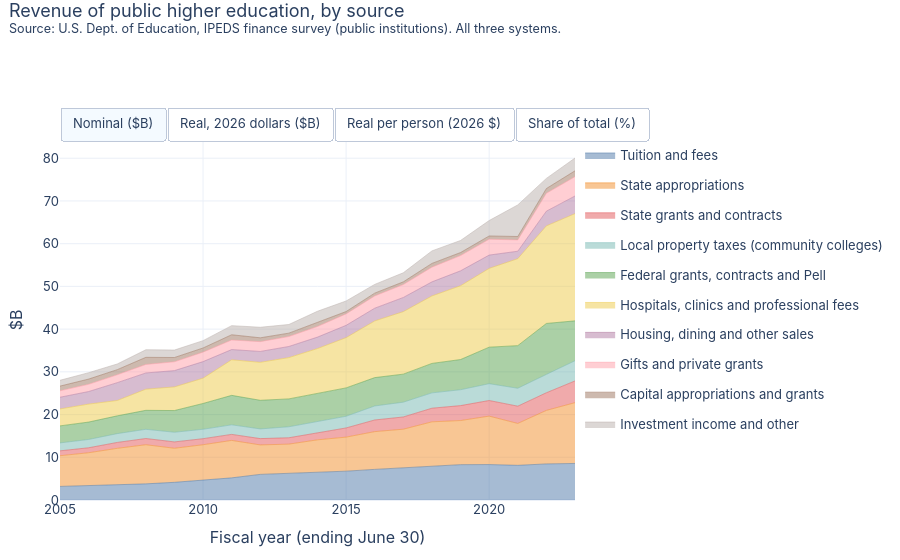

The notebook cell saved with this chart:
### Markdown cell above
## Who pays
Revenue by source, all three systems together. 'State appropriations' is the general-fund money the Legislature gives the systems; 'Local property taxes' is community colleges' share of local property tax; 'State grants' includes Cal Grants for students.

### Code cell
stacked_area_toggle(add_views(ALL(rev.groupby(["fy", "source"], as_index=False).amount_k.sum())), "source", "Revenue of public higher education, by source",
                    HE + ". All three systems.", order=REVENUE_ORDER).show()

### Figure 1 — Plotly figure (JSON) as saved in the notebook; plotly's stock layout.template omitted (floating-point values rounded to 4 significant figures)
{"data": [{"hovertemplate": "%{y:,.1f}", "legendgroup": "Tuition and fees", "line": {"color": "#4e79a7", "width": 0.5}, "mode": "lines", "name": "Tuition and fees", "showlegend": true, "stackgroup": "one", "type": "scatter", "visible": true, "x": [2005, 2006, 2007, 2008, 2009, 2010, 2011, 2012, 2013, 2014, 2015, 2016, 2017, 2018, 2019, 2020, 2021, 2022, 2023], "y": [3.179, 3.363, 3.475, 3.776, 4.139, 4.687, 5.179, 5.994, 6.242, 6.495, 6.75, 7.164, 7.531, 7.93, 8.27, 8.293, 8.114, 8.446, 8.558]}, {"hovertemplate": "%{y:,.1f}", "legendgroup": "State appropriations", "line": {"color": "#f28e2b", "width": 0.5}, "mode": "lines", "name": "State appropriations", "showlegend": true, "stackgroup": "one", "type": "scatter", "visible": true, "x": [2005, 2006, 2007, 2008, 2009, 2010, 2011, 2012, 2013, 2014, 2015, 2016, 2017, 2018, 2019, 2020, 2021, 2022, 2023], "y": [7.187, 7.698, 8.618, 9.163, 7.97, 8.248, 8.77, 6.898, 6.833, 7.587, 7.971, 8.837, 9.043, 10.37, 10.33, 11.34, 9.808, 12.53, 14.23]}, {"hovertemplate": "%{y:,.1f}", "legendgroup": "State grants and contracts", "line": {"color": "#e15759", "width": 0.5}, "mode": "lines", "name": "State grants and contracts", "showlegend": true, "stackgroup": "one", "type": "scatter", "visible": true, "x": [2005, 2006, 2007, 2008, 2009, 2010, 2011, 2012, 2013, 2014, 2015, 2016, 2017, 2018, 2019, 2020, 2021, 2022, 2023], "y": [1.142, 1.165, 1.382, 1.458, 1.487, 1.415, 1.409, 1.48, 1.497, 1.709, 2.145, 2.732, 2.865, 3.186, 3.493, 3.662, 4.039, 4.128, 5.083]}, {"hovertemplate": "%{y:,.1f}", "legendgroup": "Local property taxes (community colleges)", "line": {"color": "#76b7b2", "width": 0.5}, "mode": "lines", "name": "Local property taxes (community colleges)", "showlegend": true, "stackgroup": "one", "type": "scatter", "visible": true, "x": [2005, 2006, 2007, 2008, 2009, 2010, 2011, 2012, 2013, 2014, 2015, 2016, 2017, 2018, 2019, 2020, 2021, 2022, 2023], "y": [1.856, 1.941, 2.061, 2.152, 2.26, 2.203, 2.238, 2.268, 2.567, 2.621, 2.735, 3.277, 3.46, 3.592, 3.715, 3.932, 4.196, 4.293, 4.731]}, {"hovertemplate": "%{y:,.1f}", "legendgroup": "Federal grants, contracts and Pell", "line": {"color": "#59a14f", "width": 0.5}, "mode": "lines", "name": "Federal grants, contracts and Pell", "showlegend": true, "stackgroup": "one", "type": "scatter", "visible": true, "x": [2005, 2006, 2007, 2008, 2009, 2010, 2011, 2012, 2013, 2014, 2015, 2016, 2017, 2018, 2019, 2020, 2021, 2022, 2023], "y": [3.984, 4.076, 4.163, 4.44, 5.082, 6.043, 6.895, 6.698, 6.531, 6.557, 6.643, 6.638, 6.563, 6.892, 7.07, 8.55, 9.977, 11.93, 9.336]}, {"hovertemplate": "%{y:,.1f}", "legendgroup": "Hospitals, clinics and professional fees", "line": {"color": "#edc948", "width": 0.5}, "mode": "lines", "name": "Hospitals, clinics and professional fees", "showlegend": true, "stackgroup": "one", "type": "scatter", "visible": true, "x": [2005, 2006, 2007, 2008, 2009, 2010, 2011, 2012, 2013, 2014, 2015, 2016, 2017, 2018, 2019, 2020, 2021, 2022, 2023], "y": [3.963, 4.206, 3.591, 4.953, 5.535, 5.914, 8.328, 8.889, 9.664, 10.48, 11.76, 13.26, 14.63, 15.79, 17.27, 18.44, 20.35, 22.84, 25.1]}, {"hovertemplate": "%{y:,.1f}", "legendgroup": "Housing, dining and other sales", "line": {"color": "#b07aa1", "width": 0.5}, "mode": "lines", "name": "Housing, dining and other sales", "showlegend": true, "stackgroup": "one", "type": "scatter", "visible": true, "x": [2005, 2006, 2007, 2008, 2009, 2010, 2011, 2012, 2013, 2014, 2015, 2016, 2017, 2018, 2019, 2020, 2021, 2022, 2023], "y": [2.744, 2.94, 4.178, 3.795, 3.817, 3.885, 2.397, 2.545, 2.601, 2.679, 2.881, 2.987, 3.319, 3.297, 3.494, 3.113, 1.744, 3.444, 4.134]}, {"hovertemplate": "%{y:,.1f}", "legendgroup": "Gifts and private grants", "line": {"color": "#ff9da7", "width": 0.5}, "mode": "lines", "name": "Gifts and private grants", "showlegend": true, "stackgroup": "one", "type": "scatter", "visible": true, "x": [2005, 2006, 2007, 2008, 2009, 2010, 2011, 2012, 2013, 2014, 2015, 2016, 2017, 2018, 2019, 2020, 2021, 2022, 2023], "y": [1.504, 1.687, 1.837, 1.991, 2.058, 2.215, 2.236, 2.294, 2.323, 2.48, 2.679, 2.865, 3.013, 3.442, 3.563, 3.718, 2.644, 4.185, 4.522]}, {"hovertemplate": "%{y:,.1f}", "legendgroup": "Capital appropriations and grants", "line": {"color": "#9c755f", "width": 0.5}, "mode": "lines", "name": "Capital appropriations and grants", "showlegend": true, "stackgroup": "one", "type": "scatter", "visible": true, "x": [2005, 2006, 2007, 2008, 2009, 2010, 2011, 2012, 2013, 2014, 2015, 2016, 2017, 2018, 2019, 2020, 2021, 2022, 2023], "y": [1.103, 1.228, 1.201, 1.667, 1.005, 0.9769, 1.229, 0.9003, 0.7976, 1.032, 0.5487, 0.6566, 0.6468, 0.8788, 0.7174, 0.7585, 0.8049, 1.113, 1.371]}, {"hovertemplate": "%{y:,.1f}", "legendgroup": "Investment income and other", "line": {"color": "#bab0ac", "width": 0.5}, "mode": "lines", "name": "Investment income and other", "showlegend": true, "stackgroup": "one", "type": "scatter", "visible": true, "x": [2005, 2006, 2007, 2008, 2009, 2010, 2011, 2012, 2013, 2014, 2015, 2016, 2017, 2018, 2019, 2020, 2021, 2022, 2023], "y": [1.361, 1.5, 1.336, 1.778, 1.749, 1.717, 2.133, 2.467, 2.03, 2.545, 2.474, 2.049, 2.127, 2.932, 2.828, 3.615, 7.393, 2.378, 2.998]}, {"hovertemplate": "%{y:,.1f}", "legendgroup": "Tuition and fees", "line": {"color": "#4e79a7", "width": 0.5}, "mode": "lines", "name": "Tuition and fees", "showlegend": false, "stackgroup": "one", "type": "scatter", "visible": false, "x": [2005, 2006, 2007, 2008, 2009, 2010, 2011, 2012, 2013, 2014, 2015, 2016, 2017, 2018, 2019, 2020, 2021, 2022, 2023], "y": [5.434, 5.539, 5.578, 5.844, 6.318, 7.085, 7.677, 8.631, 8.838, 9.056, 9.345, 9.853, 10.17, 10.47, 10.7, 10.56, 10.1, 9.812, 9.357]}, {"hovertemplate": "%{y:,.1f}", "legendgroup": "State appropriations", "line": {"color": "#f28e2b", "width": 0.5}, "mode": "lines", "name": "State appropriations", "showlegend": false, "stackgroup": "one", "type": "scatter", "visible": false, "x": [2005, 2006, 2007, 2008, 2009, 2010, 2011, 2012, 2013, 2014, 2015, 2016, 2017, 2018, 2019, 2020, 2021, 2022, 2023], "y": [12.28, 12.68, 13.83, 14.18, 12.17, 12.47, 13.0, 9.933, 9.675, 10.58, 11.03, 12.15, 12.21, 13.69, 13.37, 14.44, 12.21, 14.55, 15.56]}, {"hovertemplate": "%{y:,.1f}", "legendgroup": "State grants and contracts", "line": {"color": "#e15759", "width": 0.5}, "mode": "lines", "name": "State grants and contracts", "showlegend": false, "stackgroup": "one", "type": "scatter", "visible": false, "x": [2005, 2006, 2007, 2008, 2009, 2010, 2011, 2012, 2013, 2014, 2015, 2016, 2017, 2018, 2019, 2020, 2021, 2022, 2023], "y": [1.951, 1.919, 2.219, 2.256, 2.269, 2.14, 2.088, 2.131, 2.12, 2.383, 2.969, 3.757, 3.868, 4.208, 4.52, 4.663, 5.029, 4.796, 5.557]}, {"hovertemplate": "%{y:,.1f}", "legendgroup": "Local property taxes (community colleges)", "line": {"color": "#76b7b2", "width": 0.5}, "mode": "lines", "name": "Local property taxes (community colleges)", "showlegend": false, "stackgroup": "one", "type": "scatter", "visible": false, "x": [2005, 2006, 2007, 2008, 2009, 2010, 2011, 2012, 2013, 2014, 2015, 2016, 2017, 2018, 2019, 2020, 2021, 2022, 2023], "y": [3.173, 3.196, 3.308, 3.33, 3.45, 3.33, 3.317, 3.265, 3.635, 3.654, 3.786, 4.507, 4.671, 4.743, 4.807, 5.007, 5.225, 4.987, 5.173]}, {"hovertemplate": "%{y:,.1f}", "legendgroup": "Federal grants, contracts and Pell", "line": {"color": "#59a14f", "width": 0.5}, "mode": "lines", "name": "Federal grants, contracts and Pell", "showlegend": false, "stackgroup": "one", "type": "scatter", "visible": false, "x": [2005, 2006, 2007, 2008, 2009, 2010, 2011, 2012, 2013, 2014, 2015, 2016, 2017, 2018, 2019, 2020, 2021, 2022, 2023], "y": [6.809, 6.712, 6.682, 6.873, 7.757, 9.135, 10.22, 9.644, 9.248, 9.143, 9.196, 9.129, 8.861, 9.101, 9.147, 10.89, 12.42, 13.86, 10.21]}, {"hovertemplate": "%{y:,.1f}", "legendgroup": "Hospitals, clinics and professional fees", "line": {"color": "#edc948", "width": 0.5}, "mode": "lines", "name": "Hospitals, clinics and professional fees", "showlegend": false, "stackgroup": "one", "type": "scatter", "visible": false, "x": [2005, 2006, 2007, 2008, 2009, 2010, 2011, 2012, 2013, 2014, 2015, 2016, 2017, 2018, 2019, 2020, 2021, 2022, 2023], "y": [6.773, 6.926, 5.765, 7.666, 8.449, 8.939, 12.34, 12.8, 13.68, 14.62, 16.28, 18.24, 19.75, 20.85, 22.34, 23.49, 25.34, 26.53, 27.44]}, {"hovertemplate": "%{y:,.1f}", "legendgroup": "Housing, dining and other sales", "line": {"color": "#b07aa1", "width": 0.5}, "mode": "lines", "name": "Housing, dining and other sales", "showlegend": false, "stackgroup": "one", "type": "scatter", "visible": false, "x": [2005, 2006, 2007, 2008, 2009, 2010, 2011, 2012, 2013, 2014, 2015, 2016, 2017, 2018, 2019, 2020, 2021, 2022, 2023], "y": [4.689, 4.842, 6.707, 5.874, 5.827, 5.872, 3.553, 3.664, 3.684, 3.735, 3.988, 4.108, 4.481, 4.354, 4.52, 3.965, 2.171, 4.001, 4.52]}, {"hovertemplate": "%{y:,.1f}", "legendgroup": "Gifts and private grants", "line": {"color": "#ff9da7", "width": 0.5}, "mode": "lines", "name": "Gifts and private grants", "showlegend": false, "stackgroup": "one", "type": "scatter", "visible": false, "x": [2005, 2006, 2007, 2008, 2009, 2010, 2011, 2012, 2013, 2014, 2015, 2016, 2017, 2018, 2019, 2020, 2021, 2022, 2023], "y": [2.57, 2.778, 2.948, 3.082, 3.142, 3.349, 3.315, 3.304, 3.29, 3.457, 3.708, 3.94, 4.068, 4.545, 4.61, 4.735, 3.292, 4.862, 4.944]}, {"hovertemplate": "%{y:,.1f}", "legendgroup": "Capital appropriations and grants", "line": {"color": "#9c755f", "width": 0.5}, "mode": "lines", "name": "Capital appropriations and grants", "showlegend": false, "stackgroup": "one", "type": "scatter", "visible": false, "x": [2005, 2006, 2007, 2008, 2009, 2010, 2011, 2012, 2013, 2014, 2015, 2016, 2017, 2018, 2019, 2020, 2021, 2022, 2023], "y": [1.886, 2.022, 1.929, 2.581, 1.534, 1.477, 1.821, 1.296, 1.129, 1.439, 0.7596, 0.903, 0.8732, 1.16, 0.9281, 0.9659, 1.002, 1.293, 1.499]}, {"hovertemplate": "%{y:,.1f}", "legendgroup": "Investment income and other", "line": {"color": "#bab0ac", "width": 0.5}, "mode": "lines", "name": "Investment income and other", "showlegend": false, "stackgroup": "one", "type": "scatter", "visible": false, "x": [2005, 2006, 2007, 2008, 2009, 2010, 2011, 2012, 2013, 2014, 2015, 2016, 2017, 2018, 2019, 2020, 2021, 2022, 2023], "y": [2.327, 2.471, 2.144, 2.752, 2.669, 2.595, 3.161, 3.553, 2.875, 3.548, 3.424, 2.818, 2.871, 3.871, 3.658, 4.604, 9.204, 2.763, 3.278]}, {"hovertemplate": "%{y:,.0f}", "legendgroup": "Tuition and fees", "line": {"color": "#4e79a7", "width": 0.5}, "mode": "lines", "name": "Tuition and fees", "showlegend": false, "stackgroup": "one", "type": "scatter", "visible": false, "x": [2005, 2006, 2007, 2008, 2009, 2010, 2011, 2012, 2013, 2014, 2015, 2016, 2017, 2018, 2019, 2020, 2021, 2022, 2023], "y": [152.2, 154.2, 154.4, 160.4, 171.8, 190.8, 204.8, 228.4, 232.0, 235.7, 241.2, 252.5, 259.1, 265.9, 271.3, 267.5, 256.8, 250.7, 239.0]}, {"hovertemplate": "%{y:,.0f}", "legendgroup": "State appropriations", "line": {"color": "#f28e2b", "width": 0.5}, "mode": "lines", "name": "State appropriations", "showlegend": false, "stackgroup": "one", "type": "scatter", "visible": false, "x": [2005, 2006, 2007, 2008, 2009, 2010, 2011, 2012, 2013, 2014, 2015, 2016, 2017, 2018, 2019, 2020, 2021, 2022, 2023], "y": [344.1, 352.9, 382.8, 389.4, 330.8, 335.7, 346.8, 262.8, 254.0, 275.3, 284.8, 311.4, 311.1, 347.6, 338.9, 365.7, 310.4, 371.9, 397.3]}, {"hovertemplate": "%{y:,.0f}", "legendgroup": "State grants and contracts", "line": {"color": "#e15759", "width": 0.5}, "mode": "lines", "name": "State grants and contracts", "showlegend": false, "stackgroup": "one", "type": "scatter", "visible": false, "x": [2005, 2006, 2007, 2008, 2009, 2010, 2011, 2012, 2013, 2014, 2015, 2016, 2017, 2018, 2019, 2020, 2021, 2022, 2023], "y": [54.65, 53.41, 61.4, 61.94, 61.69, 57.61, 55.72, 56.4, 55.64, 62.02, 76.64, 96.26, 98.58, 106.8, 114.6, 118.1, 127.8, 122.5, 141.9]}, {"hovertemplate": "%{y:,.0f}", "legendgroup": "Local property taxes (community colleges)", "line": {"color": "#76b7b2", "width": 0.5}, "mode": "lines", "name": "Local property taxes (community colleges)", "showlegend": false, "stackgroup": "one", "type": "scatter", "visible": false, "x": [2005, 2006, 2007, 2008, 2009, 2010, 2011, 2012, 2013, 2014, 2015, 2016, 2017, 2018, 2019, 2020, 2021, 2022, 2023], "y": [88.88, 88.97, 91.55, 91.42, 93.79, 89.66, 88.51, 86.4, 95.41, 95.12, 97.71, 115.5, 119.0, 120.4, 121.9, 126.8, 132.8, 127.4, 132.1]}, {"hovertemplate": "%{y:,.0f}", "legendgroup": "Federal grants, contracts and Pell", "line": {"color": "#59a14f", "width": 0.5}, "mode": "lines", "name": "Federal grants, contracts and Pell", "showlegend": false, "stackgroup": "one", "type": "scatter", "visible": false, "x": [2005, 2006, 2007, 2008, 2009, 2010, 2011, 2012, 2013, 2014, 2015, 2016, 2017, 2018, 2019, 2020, 2021, 2022, 2023], "y": [190.7, 186.8, 184.9, 188.7, 210.9, 246.0, 272.7, 255.2, 242.7, 238.0, 237.3, 233.9, 225.8, 231.1, 231.9, 275.8, 315.8, 354.1, 260.7]}, {"hovertemplate": "%{y:,.0f}", "legendgroup": "Hospitals, clinics and professional fees", "line": {"color": "#edc948", "width": 0.5}, "mode": "lines", "name": "Hospitals, clinics and professional fees", "showlegend": false, "stackgroup": "one", "type": "scatter", "visible": false, "x": [2005, 2006, 2007, 2008, 2009, 2010, 2011, 2012, 2013, 2014, 2015, 2016, 2017, 2018, 2019, 2020, 2021, 2022, 2023], "y": [189.7, 192.8, 159.5, 210.4, 229.7, 240.7, 329.4, 338.7, 359.2, 380.4, 420.3, 467.4, 503.3, 529.4, 566.6, 594.8, 644.1, 677.9, 700.8]}, {"hovertemplate": "%{y:,.0f}", "legendgroup": "Housing, dining and other sales", "line": {"color": "#b07aa1", "width": 0.5}, "mode": "lines", "name": "Housing, dining and other sales", "showlegend": false, "stackgroup": "one", "type": "scatter", "visible": false, "x": [2005, 2006, 2007, 2008, 2009, 2010, 2011, 2012, 2013, 2014, 2015, 2016, 2017, 2018, 2019, 2020, 2021, 2022, 2023], "y": [131.3, 134.8, 185.6, 161.2, 158.4, 158.1, 94.81, 96.96, 96.69, 97.22, 102.9, 105.3, 114.2, 110.5, 114.6, 100.4, 55.2, 102.2, 115.4]}, {"hovertemplate": "%{y:,.0f}", "legendgroup": "Gifts and private grants", "line": {"color": "#ff9da7", "width": 0.5}, "mode": "lines", "name": "Gifts and private grants", "showlegend": false, "stackgroup": "one", "type": "scatter", "visible": false, "x": [2005, 2006, 2007, 2008, 2009, 2010, 2011, 2012, 2013, 2014, 2015, 2016, 2017, 2018, 2019, 2020, 2021, 2022, 2023], "y": [71.99, 77.34, 81.58, 84.62, 85.42, 90.16, 88.45, 87.42, 86.34, 89.99, 95.71, 101.0, 103.7, 115.4, 116.9, 119.9, 83.68, 124.2, 126.3]}, {"hovertemplate": "%{y:,.0f}", "legendgroup": "Capital appropriations and grants", "line": {"color": "#9c755f", "width": 0.5}, "mode": "lines", "name": "Capital appropriations and grants", "showlegend": false, "stackgroup": "one", "type": "scatter", "visible": false, "x": [2005, 2006, 2007, 2008, 2009, 2010, 2011, 2012, 2013, 2014, 2015, 2016, 2017, 2018, 2019, 2020, 2021, 2022, 2023], "y": [52.82, 56.29, 53.37, 70.84, 41.72, 39.76, 48.6, 34.3, 29.64, 37.46, 19.6, 23.14, 22.25, 29.46, 23.53, 24.46, 25.47, 33.05, 38.29]}, {"hovertemplate": "%{y:,.0f}", "legendgroup": "Investment income and other", "line": {"color": "#bab0ac", "width": 0.5}, "mode": "lines", "name": "Investment income and other", "showlegend": false, "stackgroup": "one", "type": "scatter", "visible": false, "x": [2005, 2006, 2007, 2008, 2009, 2010, 2011, 2012, 2013, 2014, 2015, 2016, 2017, 2018, 2019, 2020, 2021, 2022, 2023], "y": [65.18, 68.77, 59.34, 75.55, 72.57, 69.86, 84.34, 94.01, 75.45, 92.34, 88.38, 72.19, 73.17, 98.29, 92.76, 116.6, 234.0, 70.6, 83.72]}, {"hovertemplate": "%{y:.1f}", "legendgroup": "Tuition and fees", "line": {"color": "#4e79a7", "width": 0.5}, "mode": "lines", "name": "Tuition and fees", "showlegend": false, "stackgroup": "one", "type": "scatter", "visible": false, "x": [2005, 2006, 2007, 2008, 2009, 2010, 2011, 2012, 2013, 2014, 2015, 2016, 2017, 2018, 2019, 2020, 2021, 2022, 2023], "y": [11.35, 11.29, 10.91, 10.73, 11.79, 12.57, 12.69, 14.82, 15.19, 14.7, 14.49, 14.19, 14.16, 13.6, 13.61, 12.68, 11.75, 11.22, 10.69]}, {"hovertemplate": "%{y:.1f}", "legendgroup": "State appropriations", "line": {"color": "#f28e2b", "width": 0.5}, "mode": "lines", "name": "State appropriations", "showlegend": false, "stackgroup": "one", "type": "scatter", "visible": false, "x": [2005, 2006, 2007, 2008, 2009, 2010, 2011, 2012, 2013, 2014, 2015, 2016, 2017, 2018, 2019, 2020, 2021, 2022, 2023], "y": [25.65, 25.83, 27.06, 26.05, 22.71, 22.11, 21.49, 17.06, 16.63, 17.17, 17.11, 17.51, 17.0, 17.78, 17.0, 17.33, 14.2, 16.64, 17.77]}, {"hovertemplate": "%{y:.1f}", "legendgroup": "State grants and contracts", "line": {"color": "#e15759", "width": 0.5}, "mode": "lines", "name": "State grants and contracts", "showlegend": false, "stackgroup": "one", "type": "scatter", "visible": false, "x": [2005, 2006, 2007, 2008, 2009, 2010, 2011, 2012, 2013, 2014, 2015, 2016, 2017, 2018, 2019, 2020, 2021, 2022, 2023], "y": [4.074, 3.909, 4.341, 4.144, 4.235, 3.794, 3.452, 3.661, 3.643, 3.868, 4.604, 5.412, 5.386, 5.464, 5.75, 5.597, 5.848, 5.484, 6.349]}, {"hovertemplate": "%{y:.1f}", "legendgroup": "Local property taxes (community colleges)", "line": {"color": "#76b7b2", "width": 0.5}, "mode": "lines", "name": "Local property taxes (community colleges)", "showlegend": false, "stackgroup": "one", "type": "scatter", "visible": false, "x": [2005, 2006, 2007, 2008, 2009, 2010, 2011, 2012, 2013, 2014, 2015, 2016, 2017, 2018, 2019, 2020, 2021, 2022, 2023], "y": [6.625, 6.512, 6.472, 6.117, 6.438, 5.906, 5.484, 5.608, 6.248, 5.931, 5.87, 6.494, 6.504, 6.16, 6.115, 6.01, 6.075, 5.702, 5.91]}, {"hovertemplate": "%{y:.1f}", "legendgroup": "Federal grants, contracts and Pell", "line": {"color": "#59a14f", "width": 0.5}, "mode": "lines", "name": "Federal grants, contracts and Pell", "showlegend": false, "stackgroup": "one", "type": "scatter", "visible": false, "x": [2005, 2006, 2007, 2008, 2009, 2010, 2011, 2012, 2013, 2014, 2015, 2016, 2017, 2018, 2019, 2020, 2021, 2022, 2023], "y": [14.22, 13.68, 13.07, 12.62, 14.48, 16.2, 16.89, 16.57, 15.9, 14.84, 14.26, 13.15, 12.34, 11.82, 11.64, 13.07, 14.44, 15.85, 11.66]}, {"hovertemplate": "%{y:.1f}", "legendgroup": "Hospitals, clinics and professional fees", "line": {"color": "#edc948", "width": 0.5}, "mode": "lines", "name": "Hospitals, clinics and professional fees", "showlegend": false, "stackgroup": "one", "type": "scatter", "visible": false, "x": [2005, 2006, 2007, 2008, 2009, 2010, 2011, 2012, 2013, 2014, 2015, 2016, 2017, 2018, 2019, 2020, 2021, 2022, 2023], "y": [14.14, 14.11, 11.28, 14.08, 15.77, 15.85, 20.4, 21.98, 23.52, 23.72, 25.25, 26.28, 27.5, 27.08, 28.43, 28.19, 29.46, 30.34, 31.35]}, {"hovertemplate": "%{y:.1f}", "legendgroup": "Housing, dining and other sales", "line": {"color": "#b07aa1", "width": 0.5}, "mode": "lines", "name": "Housing, dining and other sales", "showlegend": false, "stackgroup": "one", "type": "scatter", "visible": false, "x": [2005, 2006, 2007, 2008, 2009, 2010, 2011, 2012, 2013, 2014, 2015, 2016, 2017, 2018, 2019, 2020, 2021, 2022, 2023], "y": [9.791, 9.864, 13.12, 10.79, 10.87, 10.41, 5.874, 6.294, 6.332, 6.063, 6.184, 5.919, 6.239, 5.655, 5.75, 4.759, 2.525, 4.575, 5.164]}, {"hovertemplate": "%{y:.1f}", "legendgroup": "Gifts and private grants", "line": {"color": "#ff9da7", "width": 0.5}, "mode": "lines", "name": "Gifts and private grants", "showlegend": false, "stackgroup": "one", "type": "scatter", "visible": false, "x": [2005, 2006, 2007, 2008, 2009, 2010, 2011, 2012, 2013, 2014, 2015, 2016, 2017, 2018, 2019, 2020, 2021, 2022, 2023], "y": [5.366, 5.66, 5.768, 5.662, 5.864, 5.939, 5.48, 5.674, 5.654, 5.612, 5.75, 5.676, 5.664, 5.902, 5.865, 5.684, 3.828, 5.559, 5.648]}, {"hovertemplate": "%{y:.1f}", "legendgroup": "Capital appropriations and grants", "line": {"color": "#9c755f", "width": 0.5}, "mode": "lines", "name": "Capital appropriations and grants", "showlegend": false, "stackgroup": "one", "type": "scatter", "visible": false, "x": [2005, 2006, 2007, 2008, 2009, 2010, 2011, 2012, 2013, 2014, 2015, 2016, 2017, 2018, 2019, 2020, 2021, 2022, 2023], "y": [3.937, 4.12, 3.773, 4.74, 2.864, 2.619, 3.011, 2.227, 1.941, 2.336, 1.178, 1.301, 1.216, 1.507, 1.181, 1.159, 1.165, 1.479, 1.713]}, {"hovertemplate": "%{y:.1f}", "legendgroup": "Investment income and other", "line": {"color": "#bab0ac", "width": 0.5}, "mode": "lines", "name": "Investment income and other", "showlegend": false, "stackgroup": "one", "type": "scatter", "visible": false, "x": [2005, 2006, 2007, 2008, 2009, 2010, 2011, 2012, 2013, 2014, 2015, 2016, 2017, 2018, 2019, 2020, 2021, 2022, 2023], "y": [4.858, 5.034, 4.195, 5.055, 4.982, 4.602, 5.225, 6.102, 4.941, 5.758, 5.309, 4.059, 3.998, 5.028, 4.654, 5.526, 10.7, 3.159, 3.745]}], "layout": {"font": {"family": "-apple-system, Segoe UI, sans-serif", "size": 13}, "height": 560, "hovermode": "x unified", "legend": {"orientation": "v", "x": 1.01}, "margin": {"b": 60, "l": 60, "r": 20, "t": 140}, "title": {"text": "Revenue of public higher education, by source<br><sup>Source: U.S. Dept. of Education, IPEDS finance survey (public institutions). All three systems.</sup>", "x": 0.01, "y": 0.97, "yanchor": "top"}, "updatemenus": [{"buttons": [{"args": [{"showlegend": [true, true, true, true, true, true, true, true, true, true, false, false, false, false, false, false, false, false, false, false, false, false, false, false, false, false, false, false, false, false, false, false, false, false, false, false, false, false, false, false], "visible": [true, true, true, true, true, true, true, true, true, true, false, false, false, false, false, false, false, false, false, false, false, false, false, false, false, false, false, false, false, false, false, false, false, false, false, false, false, false, false, false]}, {"yaxis.title.text": "$B"}], "label": "Nominal ($B)", "method": "update"}, {"args": [{"showlegend": [false, false, false, false, false, false, false, false, false, false, true, true, true, true, true, true, true, true, true, true, false, false, false, false, false, false, false, false, false, false, false, false, false, false, false, false, false, false, false, false], "visible": [false, false, false, false, false, false, false, false, false, false, true, true, true, true, true, true, true, true, true, true, false, false, false, false, false, false, false, false, false, false, false, false, false, false, false, false, false, false, false, false]}, {"yaxis.title.text": "$B"}], "label": "Real, 2026 dollars ($B)", "method": "update"}, {"args": [{"showlegend": [false, false, false, false, false, false, false, false, false, false, false, false, false, false, false, false, false, false, false, false, true, true, true, true, true, true, true, true, true, true, false, false, false, false, false, false, false, false, false, false], "visible": [false, false, false, false, false, false, false, false, false, false, false, false, false, false, false, false, false, false, false, false, true, true, true, true, true, true, true, true, true, true, false, false, false, false, false, false, false, false, false, false]}, {"yaxis.title.text": "$ per person"}], "label": "Real per person (2026 $)", "method": "update"}, {"args": [{"showlegend": [false, false, false, false, false, false, false, false, false, false, false, false, false, false, false, false, false, false, false, false, false, false, false, false, false, false, false, false, false, false, true, true, true, true, true, true, true, true, true, true], "visible": [false, false, false, false, false, false, false, false, false, false, false, false, false, false, false, false, false, false, false, false, false, false, false, false, false, false, false, false, false, false, true, true, true, true, true, true, true, true, true, true]}, {"yaxis.title.text": "%"}], "label": "Share of total (%)", "method": "update"}], "direction": "right", "showactive": true, "type": "buttons", "x": 0, "xanchor": "left", "y": 1.0, "yanchor": "bottom"}], "xaxis": {"title": {"text": "Fiscal year (ending June 30)"}}, "yaxis": {"title": {"text": "$B"}}}}
